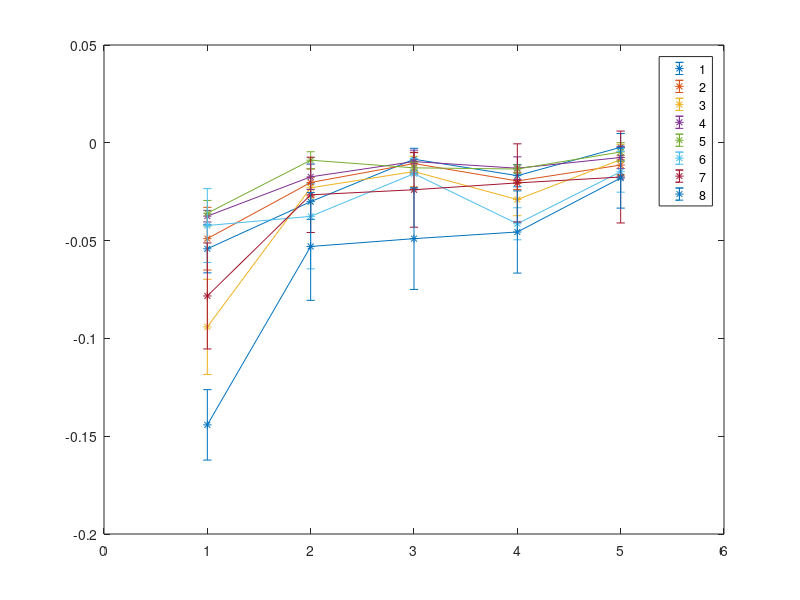

Write MATLAB code to recreate this figure.
clear all;
close all;
load('forperiod.mat');
x=1:5;
x1=[-0.0542,-0.0301,-0.0084,-0.0168,-0.0023];
x2=[-0.049,-0.0203,-0.0106,-0.0195,-0.0114];
x3=[-0.0941,-0.023,-0.0147,-0.029,-0.0086];
x4=[-0.0375,-0.0174,-0.0096,-0.013,-0.0075];
x5=[-0.036,-0.0089,-0.0128,-0.0134,-0.0047];
x6=[-0.0423,-0.0376,-0.0158,-0.0414,-0.0148];
x7=[-0.0783,-0.0266,-0.024,-0.0205,-0.0175];
x8=[-0.1442,-0.053,-0.049,-0.0456,-0.018];
y=[1,2,3,4,5];
ss1=[sss11;sss12;sss13;sss14;sss15];
ss2=[sss21;sss22;sss23;sss24;sss25];
ss3=[sss31;sss32;sss33;sss34;sss35];
ss4=[sss41;sss42;sss43;sss44;sss45];
ss5=[sss51;sss52;sss53;sss54;sss55];
ss6=[sss61;sss62;sss63;sss64;sss65];
ss7=[sss71;sss72;sss73;sss74;sss75];
ss8=[sss81;sss82;sss83;sss84;sss85];
error1=std(ss1,0,2)/sqrt(4);
error2=std(ss2,0,2)/sqrt(4);
error3=std(ss3,0,2)/sqrt(4);
error4=std(ss4,0,2)/sqrt(4);
error5=std(ss5,0,2)/sqrt(4);
error6=std(ss6,0,2)/sqrt(4);
error7=std(ss7,0,2)/sqrt(4);
error8=std(ss8,0,2)/sqrt(4);
s1=mean(ss1,2)';
s2=mean(ss2,2)';
s3=mean(ss3,2)';
s4=mean(ss4,2)';
s5=mean(ss5,2)';
s6=mean(ss6,2)';
s7=mean(ss7,2)';
s8=mean(ss8,2)';
% plot(x,s1)
% hold on
% plot(y,x1,'-*');
% hold on
% plot(y,x2,'-*');
% hold on
% plot(y,x3,'-*');
% hold on
% plot(y,x4,'-*');
% hold on
% plot(y,x5,'-*');
% hold on
% plot(y,x6,'-*');
% hold on
% plot(y,x7,'-*');
% hold on
% plot(y,x8,'-*');

errorbar(y,x1,error1,'-*')
hold on
errorbar(y,x2,error2,'-*')
hold on
errorbar(y,x3,error3,'-*')
hold on
errorbar(y,x4,error4,'-*')
hold on
errorbar(y,x5,error5,'-*')
hold on
errorbar(y,x6,error6,'-*')
hold on
errorbar(y,x7,error7,'-*')
hold on
errorbar(y,x8,error8,'-*')
legend('1','2','3','4','5','6','7','8')
